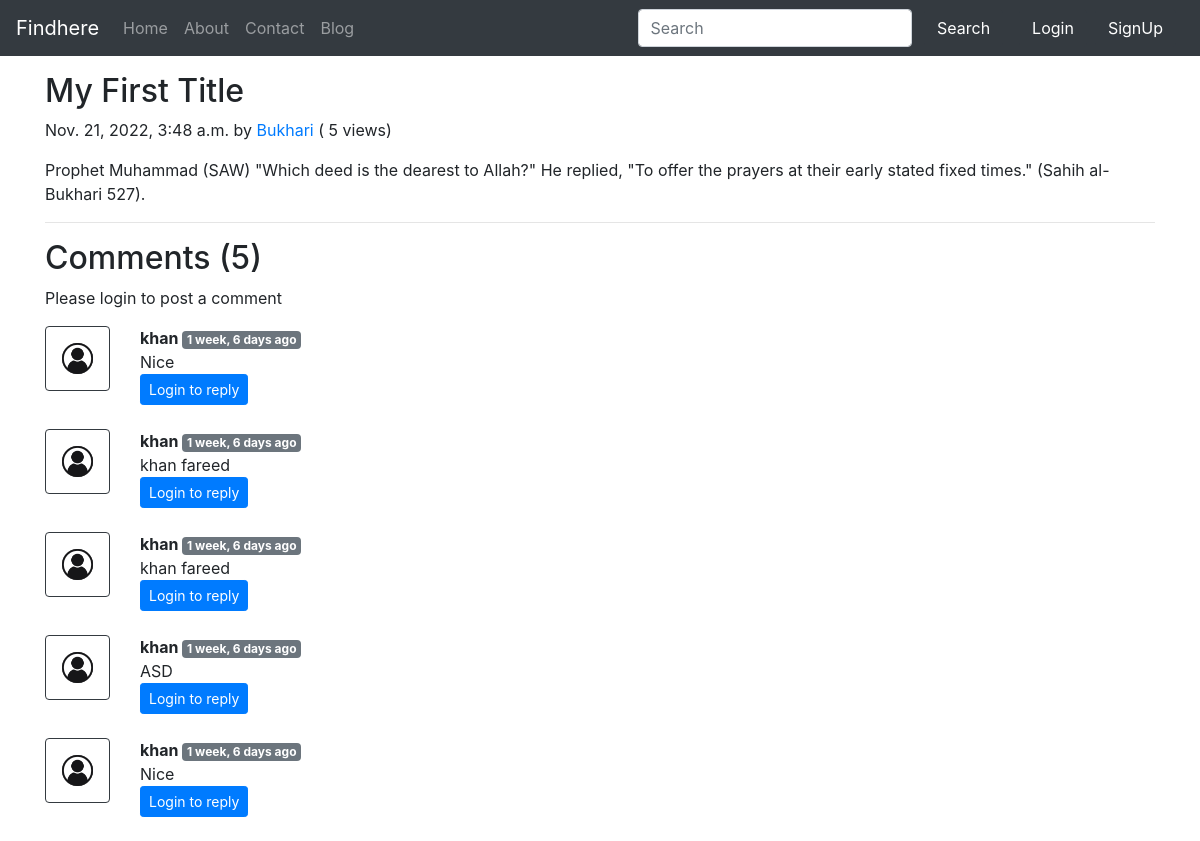
/blog/Namaz, run on the app's committed database.
### blogs/models.py (models this page shows, shortened)
class Post(models.Model):
    sno=models.AutoField(primary_key=True)
    title=models.CharField(max_length=255)
    author=models.CharField(max_length=14)
    slug=models.CharField(max_length=130)
    views= models.IntegerField(default=0)
    timeStamp=models.DateTimeField(blank=True)
    content=models.TextField()

class BlogComment(models.Model):
    sno= models.AutoField(primary_key=True)
    comment=models.TextField()
    user=models.ForeignKey(User, on_delete=models.CASCADE)
    post=models.ForeignKey(Post, on_delete=models.CASCADE)
    parent=models.ForeignKey('self',on_delete=models.CASCADE, null=True)
    timestamp= models.DateTimeField(default=now)

### blogs/views.py (the view)
# urls.py: path('<str:slug>', views.blogPost, name="blogPost"),
def blogPost(request, slug):
    post=Post.objects.filter(slug=slug).first()
    post.views= post.views +1
    post.save()
    comments= BlogComment.objects.filter(post=post, parent=None)
    replies= BlogComment.objects.filter(post=post).exclude(parent=None)
    replyDict={}
    for reply in replies:
        if reply.parent.sno not in replyDict.keys():
            replyDict[reply.parent.sno]=[reply]
        else:
            replyDict[reply.parent.sno].append(reply)
    context={'post':post, 'comments': comments, 'user': request.user, 'replyDict': replyDict}
    return render(request, "blog/blogPost.html", context)

### blogs/templatetags/extras.py (called while the page is built)
@register.filter(name='get_val')
def get_val(dict, key):
    return dict.get(key)

### templates/blog/BlogPost.html (shortened to what this page needs)
{% extends 'base.html' %}
{% block body %}
{% load humanize %}
{% load extras %}
<div class="container my-3">
    <h2 class="blog-post-title">{{post.title}}</h2>
    <p class="blog-post-meta">{{post.timeStamp}} by <a href="/about">{{post.author}}</a> (<span > {{post.views}} views</span>)</p>
    <p>{{post.content|safe}}</p>
    <hr>
</div>
<div class="container">
    <h2> Comments ({{comments.count}}) </h2>
    <div class="my-2">
        {% if user.is_authenticated %}
        <form action="/blog/postComment" method="post">
            {% csrf_token %}
            <div class="form-group">
                <label for="exampleInputEmail1">Post Comment </label>
                <input type="text" class="form-control" name="comment" placeholder="Enter comment here">
            </div>
            <input type="hidden" name="postSno" value="{{post.sno}}">
            <input type="hidden" name="parentSno" value="">
            <button type="submit" class="btn btn-primary">Submit</button>
        </form>
        {% else %}
        Please login to post a comment
        {% endif %}
    </div>
    {% for comment in comments %}
    <div class="row my-3">
        <div class="col-md-1  ">
            <img class="rounded mx-auto d-block w-100 border border-dark p-2" src="/static/user.jpg" alt="user">
        </div>
        <div class="col-md-11 ">
            <b> {{comment.user.username}} </b> <span class="badge badge-secondary ">{{comment.timestamp| naturaltime}}</span>
            <div>{{comment.comment}}</div>
            <div class="reply mx-0">
                {% if user.is_authenticated %}
                <button class="btn btn-sm btn-primary" type="button" data-toggle="collapse" data-target="#replyBox{{comment.sno}}" aria-expanded="false" aria-controls="replyBox{{comment.sno}}">
                    Reply
                </button>
                <div class="collapse" id="replyBox{{comment.sno}}">
                    <div class="card card-body my-2">
                        <form action="/blog/postComment" method="post">
                            {% csrf_token %}
                            <div class="form-group">
                                <label for="comment">Post a reply </label>
                                <input type="text" class="form-control" name="comment" placeholder="Enter comment here">
                                <input type="hidden" name="parentSno" value="{{comment.sno}}">
                            </div>
                            <input type="hidden" name="postSno" value="{{post.sno}}">
                            <button type="submit" class="btn btn-primary">Submit</button>
                        </form>
                    </div>
                </div>
                {% else %}
                <button class="btn btn-sm btn-primary" type="button" data-toggle="collapse" data-target="#replyBox{{comment.sno}}" aria-expanded="false" aria-controls="replyBox{{comment.sno}}">
                    Login to reply
                </button>
                {% endif %}
            </div>
        </div>
    </div>
    {% endfor %}
</div>
{% endblock %}

### templates/base.html (shortened to what this page needs)
<!doctype html>
<html lang="en">
  <head>
    <link rel="stylesheet" href="https://stackpath.bootstrapcdn.com/bootstrap/4.5.2/css/bootstrap.min.css">
  </head>
  <body>
    <nav class="navbar navbar-expand-lg navbar-dark bg-dark">
        <a class="navbar-brand" href="/">Findhere</a>
        <div class="collapse navbar-collapse" id="navbarSupportedContent">
          <ul class="navbar-nav mr-auto">
            <li class="nav-item {% block homeactive %}  {% endblock homeactive %}">
              <a class="nav-link" href="/">Home <span class="sr-only">(current)</span></a>
            </li>
            <li class="nav-item {% block aboutactive %}  {% endblock aboutactive %}" >
              <a class="nav-link" href="/about">About</a>
            </li>
            <li class="nav-item {% block contactactive %}  {% endblock contactactive %} ">
              <a class="nav-link" href="/contact">Contact</a>
            </li>
            <li class="nav-item {% block blogactive %}  {% endblock blogactive %} ">
              <a class="nav-link" href="/blog">Blog</a>
            </li>
          </ul>
          <div class="ml-auto form-inline ">
          <form method="get" action="/search"class="my-2 my-lg-0 mx-3">
            <input class="form-control mr-sm-2" type="search" placeholder="Search" aria-label="Search" name="query" id="query">
            <button class="btn btn-dark my-2 my-sm-0 " type="submit">Search</button>
          </form>
{% if user.is_authenticated %}
<ul class="navbar-nav mr-2">
<li class="nav-item dropdown">
<a class="nav-link dropdown-toggle" href='#' id="navbarDropdown" role="button" data-toggle="dropdown"> Welcome {{request.user}}</a>
<div class="dropdown-menu" aria-labelledby="navbarDropdown">
          <a class="dropdown-item" href="/logout">Logout</a>
        </div>
      </li>
      </ul>
      </div>
{% else %}
<button type="button" class="btn btn-dark mr-2" data-toggle="modal" data-target="#loginModal">
Login
</button>
<button type="button" class="btn btn-dark mr-2" data-toggle="modal" data-target="#signupModal">
SignUp
</button>
{% endif %}
        </div>
      </nav>
      {% block body %}  {% endblock body %}
  </body>
</html>

### data on the page
Post: title "My First Title", timeStamp "Nov. 21, 2022, 3:48 a.m.", author "Bukhari", views "5", content "Prophet Muhammad (SAW) \"Which deed is the dearest to Allah?\" He replied, \"To offer the prayers at their early stated fixed times.\" (Sahih al-Bukhari 527)."
BlogComment: user.username "khan", timestamp "1 week, 6 days ago", comment "Nice"
BlogComment: user.username "khan", timestamp "1 week, 6 days ago", comment "khan fareed"
BlogComment: user.username "khan", timestamp "1 week, 6 days ago", comment "khan fareed"
BlogComment: user.username "khan", timestamp "1 week, 6 days ago", comment "ASD"
BlogComment: user.username "khan", timestamp "1 week, 6 days ago", comment "Nice"

### other printed values
{{ comments.count }} "5"
